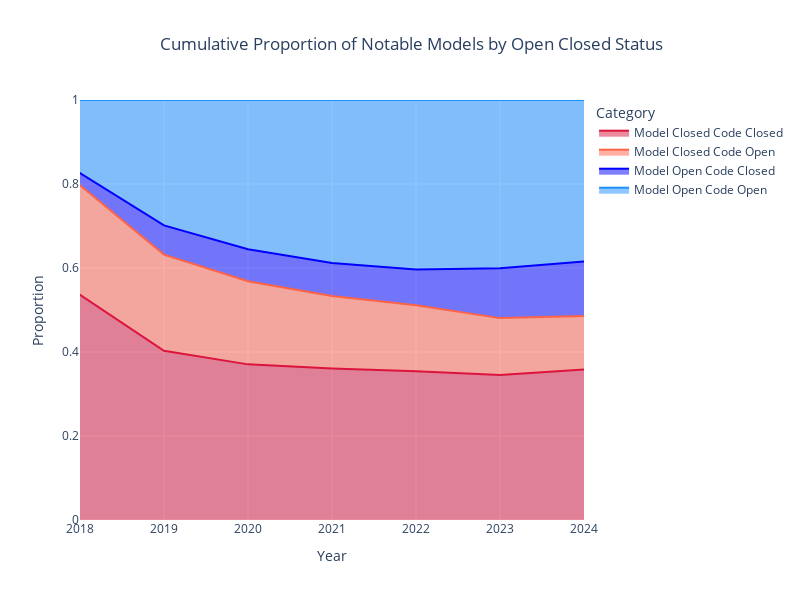

This figure's notebook cell:
### Markdown cell above
This chart shows the proportions across the four categories of model open/closed and code open/closed. The blue areas are open-weight models and the red areas are closed-weight, while the lighter colors are code open and the darker colors are code closed. Among open-weight models, code closed has become more common. Intuitively, this is consistent with the rise of the commercial open-source industry, which releases model weights but does not wish to give competitors the ability to recreate their base models.

### Code cell
# repeat the above code but with notable models only
open_counts = notable_code_df.loc[code_df['Year'] >= 2015].groupby(['Year', 'Model open/closed', 'Code open/closed']).size().reset_index(name='Count')

open_counts['Cumulative'] = open_counts.groupby(['Model open/closed', 'Code open/closed'])['Count'].cumsum()

total_counts = open_counts.groupby('Year')['Count'].sum().reset_index(name='Yearly Total')
total_counts['Cumulative Total'] = total_counts['Yearly Total'].cumsum()

open_counts_wide = open_counts.pivot(index='Year', columns=['Model open/closed', 'Code open/closed'], values='Count')
open_counts_wide = open_counts_wide.fillna(0).reset_index()

# Convert pivoted multi-columns to single columns with clear names
new_columns = ['Year'] + [f'Model {outer} Code {inner}' for outer, inner in open_counts_wide.columns[1:]]
open_counts_wide.columns = new_columns

# unpivot table to get the count of each 2x2 value for each year
open_counts_filled = (open_counts_wide.melt(id_vars=['Year'], 
                                            var_name='Category',
                                            value_name='Count')
                                      .reset_index(drop=True))

open_counts_filled['Cumulative for Category'] = open_counts_filled.groupby('Category')['Count'].cumsum()

with_totals = pd.merge(open_counts_filled, total_counts, on="Year")
with_totals['proportion'] = with_totals['Cumulative for Category'] / with_totals['Cumulative Total']

# sort using custom order
sort_order = ['Model Closed Code Closed', 'Model Closed Code Open', 'Model Open Code Closed', 'Model Open Code Open']

with_totals['Category_sorted'] = pd.Categorical(with_totals['Category'], categories=sort_order, ordered=True)
with_totals = with_totals.sort_values('Category_sorted')


colors = ['crimson', 'tomato', 'blue', 'dodgerblue']
fig = px.area(with_totals, x='Year', y='proportion', color='Category', line_group='Category',
              labels={'proportion': 'Proportion', 'Year': 'Year'},
              title='Cumulative Proportion of Notable Models by Open Closed Status', color_discrete_sequence=colors)

fig.update_yaxes(range=[0, 1])
fig.update_xaxes(range=[2018, 2024])
fig.update_layout(
    autosize=False,
    width=800,
    height=600,
    title_x=0.2,
)
fig

### Figure 1 — Plotly figure (JSON) as saved in the notebook; plotly's stock layout.template omitted (floating-point values rounded to 4 significant figures)
{"data": [{"fillpattern": {"shape": ""}, "hovertemplate": "Category=Model Closed Code Closed<br>Year=%{x}<br>Proportion=%{y}<extra></extra>", "legendgroup": "Model Closed Code Closed", "line": {"color": "crimson"}, "marker": {"symbol": "circle"}, "mode": "lines", "name": "Model Closed Code Closed", "orientation": "v", "showlegend": true, "stackgroup": "1", "type": "scatter", "x": [2015, 2016, 2017, 2018, 2019, 2020, 2021, 2022, 2023, 2024], "xaxis": "x", "y": [0.7143, 0.6842, 0.6667, 0.5362, 0.4028, 0.3706, 0.3608, 0.3541, 0.3453, 0.3584], "yaxis": "y"}, {"fillpattern": {"shape": ""}, "hovertemplate": "Category=Model Closed Code Open<br>Year=%{x}<br>Proportion=%{y}<extra></extra>", "legendgroup": "Model Closed Code Open", "line": {"color": "tomato"}, "marker": {"symbol": "circle"}, "mode": "lines", "name": "Model Closed Code Open", "orientation": "v", "showlegend": true, "stackgroup": "1", "type": "scatter", "x": [2023, 2022, 2021, 2020, 2024, 2018, 2017, 2016, 2015, 2019], "xaxis": "x", "y": [0.1354, 0.1574, 0.1725, 0.198, 0.1273, 0.2609, 0.25, 0.1579, 0.1429, 0.2292], "yaxis": "y"}, {"fillpattern": {"shape": ""}, "hovertemplate": "Category=Model Open Code Closed<br>Year=%{x}<br>Proportion=%{y}<extra></extra>", "legendgroup": "Model Open Code Closed", "line": {"color": "blue"}, "marker": {"symbol": "circle"}, "mode": "lines", "name": "Model Open Code Closed", "orientation": "v", "showlegend": true, "stackgroup": "1", "type": "scatter", "x": [2022, 2021, 2020, 2019, 2018, 2017, 2016, 2015, 2024, 2023], "xaxis": "x", "y": [0.08525, 0.07843, 0.07614, 0.06944, 0.02899, 0.02778, 0.05263, 0, 0.1299, 0.1188], "yaxis": "y"}, {"fillpattern": {"shape": ""}, "hovertemplate": "Category=Model Open Code Open<br>Year=%{x}<br>Proportion=%{y}<extra></extra>", "legendgroup": "Model Open Code Open", "line": {"color": "dodgerblue"}, "marker": {"symbol": "circle"}, "mode": "lines", "name": "Model Open Code Open", "orientation": "v", "showlegend": true, "stackgroup": "1", "type": "scatter", "x": [2024, 2021, 2020, 2019, 2018, 2017, 2016, 2015, 2023, 2022], "xaxis": "x", "y": [0.3844, 0.3882, 0.3553, 0.2986, 0.1739, 0.05556, 0.1053, 0.1429, 0.4006, 0.4033], "yaxis": "y"}], "layout": {"autosize": false, "height": 600, "legend": {"title": {"text": "Category"}, "tracegroupgap": 0}, "title": {"text": "Cumulative Proportion of Notable Models by Open Closed Status", "x": 0.2}, "width": 800, "xaxis": {"anchor": "y", "domain": [0, 1], "range": [2018, 2024], "title": {"text": "Year"}}, "yaxis": {"anchor": "x", "domain": [0, 1], "range": [0, 1], "title": {"text": "Proportion"}}}}
